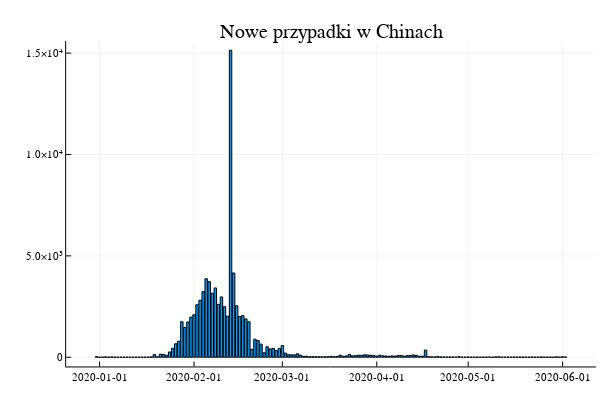

Notebook code cell kept with this figure:
### Markdown cell above
Można powiedzieć, że epidemia w Chinach zakończyła się na początku marca. Widać to na wykresie słupkowym nowych przypadków. Uwagę przykłuwa aż 15000 przypadków 13 lutego. Było to spowodowane zmianą sposobu klasyfikacji chorych - przed tym dniem za chorych uznawano wyłącznie osoby hospitalizowane. Tamtego dnia zdecydowano się na dopisanie przypadków, które nie wymagały leczenia w szpitalu, a dały pozytywny wynik testu.

### Code cell
bar(china[:date], china[:new_cases], title="Nowe przypadki w Chinach", label=:none)
